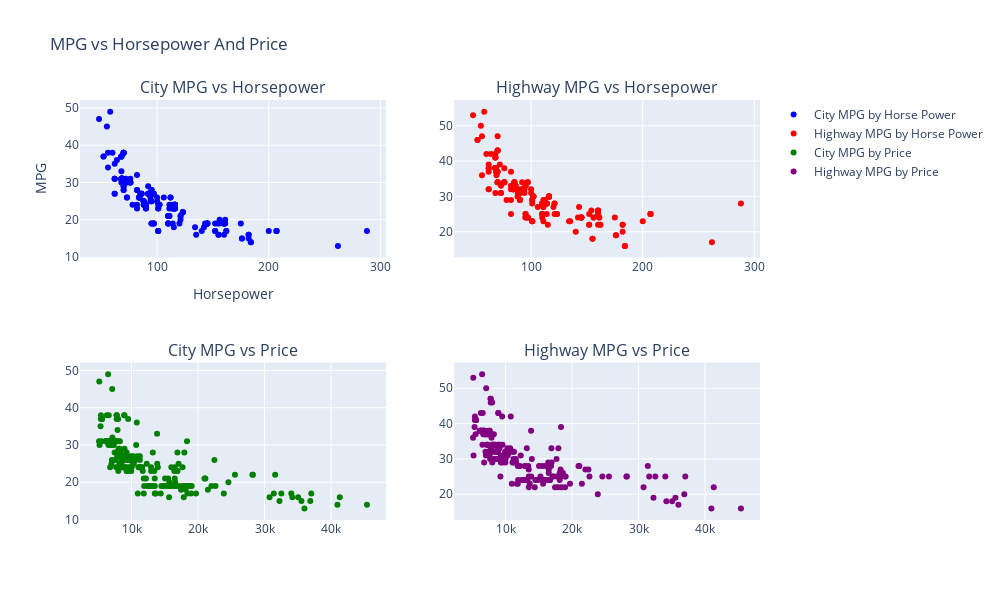

Here is the notebook cell this chart was saved with:
### Code cell
fig = make_subplots(rows=2, cols=2, subplot_titles=("City MPG vs Horsepower", "Highway MPG vs Horsepower", "City MPG vs Price", "Highway MPG vs Price"))

fig.add_trace(go.Scatter(x=data['horsepower'], y=data['citympg'], mode='markers', name='City MPG by Horse Power', marker=dict(color='blue')), row=1, col=1)
fig.add_trace(go.Scatter(x=data['horsepower'], y=data['highwaympg'], mode='markers', name='Highway MPG by Horse Power', marker=dict(color='red')), row=1, col=2)
fig.add_trace(go.Scatter(x=data['price'], y=data['citympg'], mode='markers', name='City MPG by Price', marker=dict(color='green')), row=2, col=1)
fig.add_trace(go.Scatter(x=data['price'], y=data['highwaympg'], mode='markers', name='Highway MPG by Price', marker=dict(color='purple')), row=2, col=2)

fig.update_layout(height=600, width=1000, title="MPG vs Horsepower And Price", xaxis_title="Horsepower", yaxis_title="MPG")
fig.show()


data['fueleconomy'] = (0.55 * data['citympg']) + (0.45 * data['highwaympg'])

### Figure 1 — Plotly figure (JSON) as saved in the notebook; plotly's stock layout.template omitted (floating-point values rounded to 4 significant figures; data arrays with more than 128 entries replaced by an {"elided": "..."} marker saying what was removed)
{"data": [{"marker": {"color": "blue"}, "mode": "markers", "name": "City MPG by Horse Power", "type": "scatter", "x": {"elided": "205 int values"}, "xaxis": "x", "y": {"elided": "205 int values"}, "yaxis": "y"}, {"marker": {"color": "red"}, "mode": "markers", "name": "Highway MPG by Horse Power", "type": "scatter", "x": {"elided": "205 int values"}, "xaxis": "x2", "y": {"elided": "205 int values"}, "yaxis": "y2"}, {"marker": {"color": "green"}, "mode": "markers", "name": "City MPG by Price", "type": "scatter", "x": {"elided": "205 float values"}, "xaxis": "x3", "y": {"elided": "205 int values"}, "yaxis": "y3"}, {"marker": {"color": "purple"}, "mode": "markers", "name": "Highway MPG by Price", "type": "scatter", "x": {"elided": "205 float values"}, "xaxis": "x4", "y": {"elided": "205 int values"}, "yaxis": "y4"}], "layout": {"annotations": [{"font": {"size": 16}, "showarrow": false, "text": "City MPG vs Horsepower", "x": 0.225, "xanchor": "center", "xref": "paper", "y": 1, "yanchor": "bottom", "yref": "paper"}, {"font": {"size": 16}, "showarrow": false, "text": "Highway MPG vs Horsepower", "x": 0.775, "xanchor": "center", "xref": "paper", "y": 1, "yanchor": "bottom", "yref": "paper"}, {"font": {"size": 16}, "showarrow": false, "text": "City MPG vs Price", "x": 0.225, "xanchor": "center", "xref": "paper", "y": 0.375, "yanchor": "bottom", "yref": "paper"}, {"font": {"size": 16}, "showarrow": false, "text": "Highway MPG vs Price", "x": 0.775, "xanchor": "center", "xref": "paper", "y": 0.375, "yanchor": "bottom", "yref": "paper"}], "height": 600, "title": {"text": "MPG vs Horsepower And Price"}, "width": 1000, "xaxis": {"anchor": "y", "domain": [0, 0.45], "title": {"text": "Horsepower"}}, "xaxis2": {"anchor": "y2", "domain": [0.55, 1]}, "xaxis3": {"anchor": "y3", "domain": [0, 0.45]}, "xaxis4": {"anchor": "y4", "domain": [0.55, 1]}, "yaxis": {"anchor": "x", "domain": [0.625, 1], "title": {"text": "MPG"}}, "yaxis2": {"anchor": "x2", "domain": [0.625, 1]}, "yaxis3": {"anchor": "x3", "domain": [0, 0.375]}, "yaxis4": {"anchor": "x4", "domain": [0, 0.375]}}}
